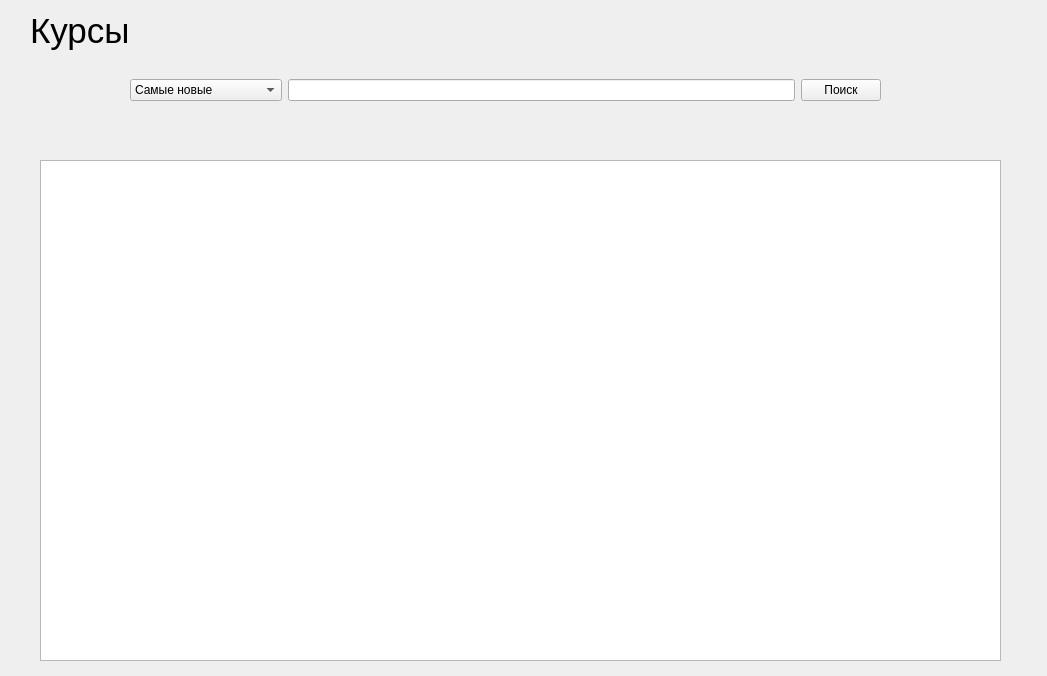
<?xml version="1.0" encoding="UTF-8"?>
<ui version="4.0">
 <class>Form</class>
 <widget class="QWidget" name="Form">
  <property name="geometry">
   <rect>
    <x>0</x>
    <y>0</y>
    <width>1047</width>
    <height>676</height>
   </rect>
  </property>
  <property name="windowTitle">
   <string>Form</string>
  </property>
  <widget class="QLabel" name="label">
   <property name="geometry">
    <rect>
     <x>30</x>
     <y>10</y>
     <width>121</width>
     <height>41</height>
    </rect>
   </property>
   <property name="font">
    <font>
     <pointsize>26</pointsize>
    </font>
   </property>
   <property name="text">
    <string>Курсы</string>
   </property>
  </widget>
  <widget class="QWidget" name="horizontalLayoutWidget">
   <property name="geometry">
    <rect>
     <x>130</x>
     <y>60</y>
     <width>751</width>
     <height>61</height>
    </rect>
   </property>
   <layout class="QHBoxLayout" name="horizontalLayout">
    <item>
     <widget class="QComboBox" name="comboBox">
      <property name="currentText">
       <string>Самые новые</string>
      </property>
      <item>
       <property name="text">
        <string>Самые новые</string>
       </property>
      </item>
      <item>
       <property name="text">
        <string>Самые сложные</string>
       </property>
      </item>
      <item>
       <property name="text">
        <string>Самые лёгкие</string>
       </property>
      </item>
      <item>
       <property name="text">
        <string>Цене</string>
       </property>
      </item>
      <item>
       <property name="text">
        <string>Популярности</string>
       </property>
      </item>
      <item>
       <property name="text">
        <string>Самые старые</string>
       </property>
      </item>
      <item>
       <property name="text">
        <string>Выдача сертификата</string>
       </property>
      </item>
     </widget>
    </item>
    <item>
     <widget class="QLineEdit" name="lineEdit"/>
    </item>
    <item>
     <widget class="QPushButton" name="pushButton">
      <property name="text">
       <string>Поиск</string>
      </property>
     </widget>
    </item>
   </layout>
  </widget>
  <widget class="QTableView" name="tableView">
   <property name="geometry">
    <rect>
     <x>40</x>
     <y>160</y>
     <width>961</width>
     <height>501</height>
    </rect>
   </property>
  </widget>
 </widget>
 <resources/>
 <connections/>
</ui>
